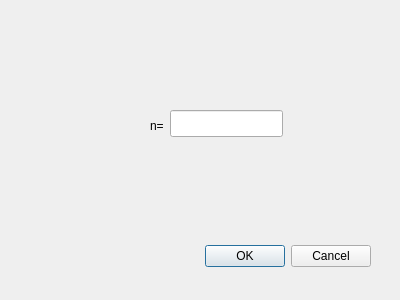
<?xml version="1.0" encoding="UTF-8"?>
<ui version="4.0">
 <class>Dialog</class>
 <widget class="QDialog" name="Dialog">
  <property name="geometry">
   <rect>
    <x>0</x>
    <y>0</y>
    <width>400</width>
    <height>300</height>
   </rect>
  </property>
  <property name="windowTitle">
   <string>Dialog</string>
  </property>
  <widget class="QDialogButtonBox" name="buttonBox">
   <property name="geometry">
    <rect>
     <x>30</x>
     <y>240</y>
     <width>341</width>
     <height>32</height>
    </rect>
   </property>
   <property name="orientation">
    <enum>Qt::Horizontal</enum>
   </property>
   <property name="standardButtons">
    <set>QDialogButtonBox::Cancel|QDialogButtonBox::Ok</set>
   </property>
  </widget>
  <widget class="QLabel" name="label">
   <property name="geometry">
    <rect>
     <x>150</x>
     <y>110</y>
     <width>21</width>
     <height>31</height>
    </rect>
   </property>
   <property name="text">
    <string>n=</string>
   </property>
  </widget>
  <widget class="QLineEdit" name="lineEdit">
   <property name="geometry">
    <rect>
     <x>170</x>
     <y>110</y>
     <width>113</width>
     <height>27</height>
    </rect>
   </property>
  </widget>
 </widget>
 <resources/>
 <connections>
  <connection>
   <sender>buttonBox</sender>
   <signal>accepted()</signal>
   <receiver>Dialog</receiver>
   <slot>accept()</slot>
   <hints>
    <hint type="sourcelabel">
     <x>248</x>
     <y>254</y>
    </hint>
    <hint type="destinationlabel">
     <x>157</x>
     <y>274</y>
    </hint>
   </hints>
  </connection>
  <connection>
   <sender>buttonBox</sender>
   <signal>rejected()</signal>
   <receiver>Dialog</receiver>
   <slot>reject()</slot>
   <hints>
    <hint type="sourcelabel">
     <x>316</x>
     <y>260</y>
    </hint>
    <hint type="destinationlabel">
     <x>286</x>
     <y>274</y>
    </hint>
   </hints>
  </connection>
 </connections>
</ui>
